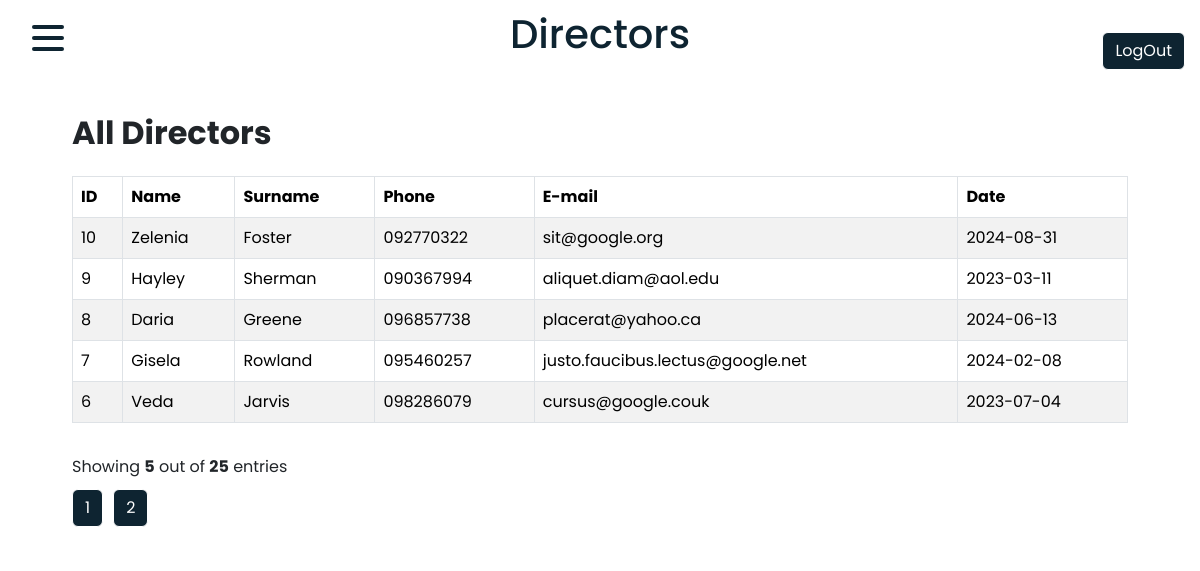
Page /Pages/InfoForDirector/all_directors.php (signed in) on the committed database.
### tables this page shows
CREATE TABLE `directors` (
  `id` mediumint(8) unsigned NOT NULL auto_increment,
  `name` varchar(50) default NULL,
  `surname` varchar(50) default NULL,
  `phone` int(50) default NULL,
  `email` varchar(50) UNIQUE,
  `date` varchar(50),
  `password` varchar(50),
  `company_id` int(50),
  PRIMARY KEY (`id`)
) AUTO_INCREMENT=1;

### Action/function.php (the view, shortened to what this page needs)
<?php
    function get_all_users(object $conn,string $table_name, bool $action = false) {
        $num_per_page = 05;
        if(isset($_GET['page'])) {
            $page = $_GET['page'];
        } else {
            $page = 1;
        }
        $start_from = ($page - 1) * 05;
        $sql = "SELECT * FROM $table_name ORDER BY id DESC LIMIT $start_from, $num_per_page;";
        $result = mysqli_query($conn,$sql);
        while($row = mysqli_fetch_assoc($result)) {
            ?>
                 <tr>
                 <?php
                        if ($action):
                            ?>
                    <td><a href="../Action/userId.php?id=<?php echo $row['id'] ?>"><? echo $row['id'] ?></a></td>
                    <?php elseif (!$action) :?>
                    <td><? echo $row['id'] ?></td>
                    <?php endif ?>
                    <td><? echo $row['name']?></td>
                    <td><? echo $row['surname']?></td>
                    <td>0<? echo $row['phone']?></td>
                    <td><? echo $row['email']?></td>
                    <td><? echo $row['date']?></td>
                </tr>
              <?php
        }
    }
?>

### css/director.css (style rules this page uses)
* { margin: 0; padding: 0; box-sizing: border-box; }
body { font-family: "Poppins", sans-serif; }

### rows in the picture
directors: id "10", name "Zelenia", surname "Foster", phone "92770322", email "sit@google.org", date "2024-08-31"
directors: id "9", name "Hayley", surname "Sherman", phone "90367994", email "aliquet.diam@aol.edu", date "2023-03-11"
directors: id "8", name "Daria", surname "Greene", phone "96857738", email "placerat@yahoo.ca", date "2024-06-13"
directors: id "7", name "Gisela", surname "Rowland", phone "95460257", email "justo.faucibus.lectus@google.net", date "2024-02-08"
directors: id "6", name "Veda", surname "Jarvis", phone "98286079", email "cursus@google.couk", date "2023-07-04"
